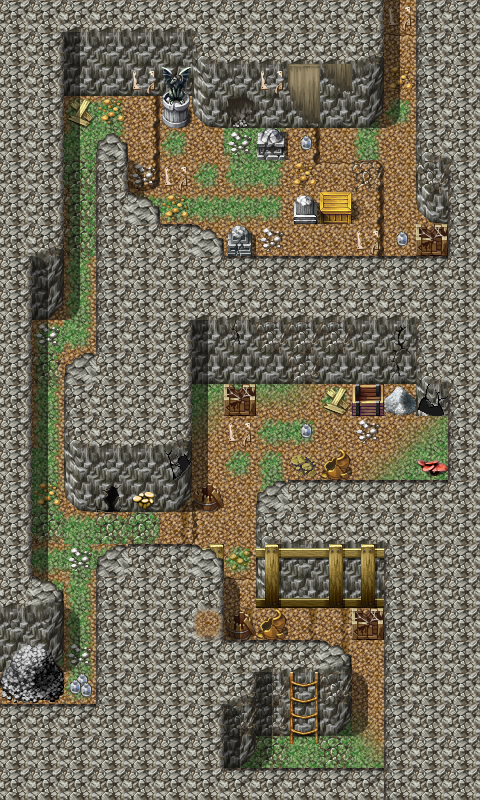

A 2D game scene composited from a Tiled map and its tileset images. What follows is a short description and the map's XML, with each tile layer's data collapsed to a summary:
An orthogonal 15x25 tile map with 32x32 px tiles, 3 tile layers (Ground, Objects, Above), 1 hidden layer not drawn, 21 tilesets and 13 objects (6x spawn, 4x script, 2x mapchange, key).

<map version="1.0" orientation="orthogonal" width="15" height="25" tilewidth="32" tileheight="32">
    <tileset firstgid="1" name="map_3" tilewidth="32" tileheight="32">
        <image source="../drawable/map_3.png" width="256" height="256" />
    </tileset>
    <tileset firstgid="65" name="map_4" tilewidth="32" tileheight="32">
        <image source="../drawable/map_4.png" width="256" height="256" />
    </tileset>
    <tileset firstgid="129" name="map_0" tilewidth="32" tileheight="32">
        <image source="../drawable/map_0.png" width="256" height="256" />
    </tileset>
    <tileset firstgid="193" name="map_39" tilewidth="32" tileheight="32">
        <image source="../drawable/map_39.png" width="256" height="256" />
    </tileset>
    <tileset firstgid="257" name="map_38" tilewidth="32" tileheight="32">
        <image source="../drawable/map_38.png" width="256" height="256" />
    </tileset>
    <tileset firstgid="321" name="map_41" tilewidth="32" tileheight="32">
        <image source="../drawable/map_41.png" width="256" height="256" />
    </tileset>
    <tileset firstgid="385" name="map_18" tilewidth="32" tileheight="32">
        <image source="../drawable/map_18.png" width="256" height="256" />
    </tileset>
    <tileset firstgid="449" name="map_36" tilewidth="32" tileheight="32">
        <image source="../drawable/map_36.png" width="256" height="256" />
    </tileset>
    <tileset firstgid="513" name="map_6" tilewidth="32" tileheight="32">
        <image source="../drawable/map_6.png" width="256" height="256" />
    </tileset>
    <tileset firstgid="577" name="map_1" tilewidth="32" tileheight="32">
        <image source="../drawable/map_1.png" width="256" height="256" />
    </tileset>
    <tileset firstgid="641" name="map_5" tilewidth="32" tileheight="32">
        <image source="../drawable/map_5.png" width="256" height="256" />
    </tileset>
    <tileset firstgid="705" name="map_19" tilewidth="32" tileheight="32">
        <image source="../drawable/map_19.png" width="256" height="256" />
    </tileset>
    <tileset firstgid="769" name="map_2" tilewidth="32" tileheight="32">
        <image source="../drawable/map_2.png" width="256" height="256" />
    </tileset>
    <tileset firstgid="833" name="map_14" tilewidth="32" tileheight="32">
        <image source="../drawable/map_14.png" width="256" height="256" />
    </tileset>
    <tileset firstgid="897" name="map_9" tilewidth="32" tileheight="32">
        <image source="../drawable/map_9.png" width="256" height="256" />
    </tileset>
    <tileset firstgid="961" name="map_13" tilewidth="32" tileheight="32">
        <image source="../drawable/map_13.png" width="256" height="256" />
    </tileset>
    <tileset firstgid="1025" name="map_29" tilewidth="32" tileheight="32">
        <image source="../drawable/map_29.png" width="256" height="256" />
    </tileset>
    <tileset firstgid="1089" name="map_37" tilewidth="32" tileheight="32">
        <image source="../drawable/map_37.png" width="256" height="256" />
    </tileset>
    <tileset firstgid="1153" name="map_28" tilewidth="32" tileheight="32">
        <image source="../drawable/map_28.png" width="256" height="256" />
    </tileset>
    <tileset firstgid="1217" name="map_25" tilewidth="32" tileheight="32">
        <image source="../drawable/map_25.png" width="256" height="256" />
    </tileset>
    <tileset firstgid="1281" name="map_8" tilewidth="32" tileheight="32">
        <image source="../drawable/map_8.png" width="256" height="256" />
    </tileset>
    <layer name="Ground" width="15" height="25">
        <data>[375 cells, 375 non-empty, 42 distinct tile ids]</data>
    </layer>
    <layer name="Objects" width="15" height="25">
        <data>[375 cells, 307 non-empty, 57 distinct tile ids]</data>
    </layer>
    <layer name="Above" width="15" height="25">
        <data>[375 cells, 47 non-empty, 9 distinct tile ids]</data>
    </layer>
    <layer name="Walkable" width="15" height="25" visible="0">
        <data>[375 cells, 273 non-empty, 1 distinct tile ids]</data>
    </layer>
    <objectgroup name="Mapevents">
        <object name="north" type="mapchange" x="384" y="0" width="32" height="32">
            <properties>
                <property name="map" value="mywildcave3" />
                <property name="place" value="south" />
            </properties>
        </object>
        <object name="up" type="mapchange" x="288" y="672" width="32" height="32">
            <properties>
                <property name="map" value="mywildcave1" />
                <property name="place" value="down" />
            </properties>
        </object>
        <object name="gison_bottle_1" type="script" x="352" y="608" width="32" height="32" />
        <object name="gison_bottle_2" type="script" x="352" y="384" width="32" height="32" />
        <object name="gison_bottle_3" type="script" x="416" y="224" width="32" height="32" />
        <object name="gison_bottle_8" type="script" x="64" y="672" width="32" height="32" />
    </objectgroup>
    <objectgroup name="Spawn">
        <object name="stoneworm1" type="spawn" x="32" y="416" width="32" height="32">
            <properties>
                <property name="spawngroup" value="stoneworm1" />
            </properties>
        </object>
        <object name="stoneworm2" type="spawn" x="256" y="384" width="192" height="96">
            <properties>
                <property name="quantity" value="2" />
                <property name="spawngroup" value="stoneworm2" />
            </properties>
        </object>
        <object name="stoneworm2a" type="spawn" x="224" y="128" width="192" height="128">
            <properties>
                <property name="quantity" value="2" />
                <property name="spawngroup" value="stoneworm2" />
            </properties>
        </object>
        <object name="stoneworm3" type="spawn" x="64" y="96" width="128" height="160">
            <properties>
                <property name="spawngroup" value="stoneworm3" />
            </properties>
        </object>
        <object name="stoneworm1a" type="spawn" x="128" y="512" width="64" height="32">
            <properties>
                <property name="spawngroup" value="stoneworm1" />
            </properties>
        </object>
        <object name="stoneworm21" type="spawn" x="224" y="384" width="32" height="32">
            <properties>
                <property name="active" value="false" />
                <property name="ignoreAreas" value="true" />
                <property name="spawngroup" value="angry_stoneworm" />
            </properties>
        </object>
    </objectgroup>
    <objectgroup name="Keys" visible="0">
        <object name="trap21" type="key" x="224" y="384" width="32" height="32">
            <properties>
                <property name="phrase" value="mywildcave_trap21" />
                <property name="requireId" value="base_nondisplay" />
                <property name="requireType" value="questProgress" />
                <property name="requireValue" value="2" />
            </properties>
        </object>
    </objectgroup>
</map>
